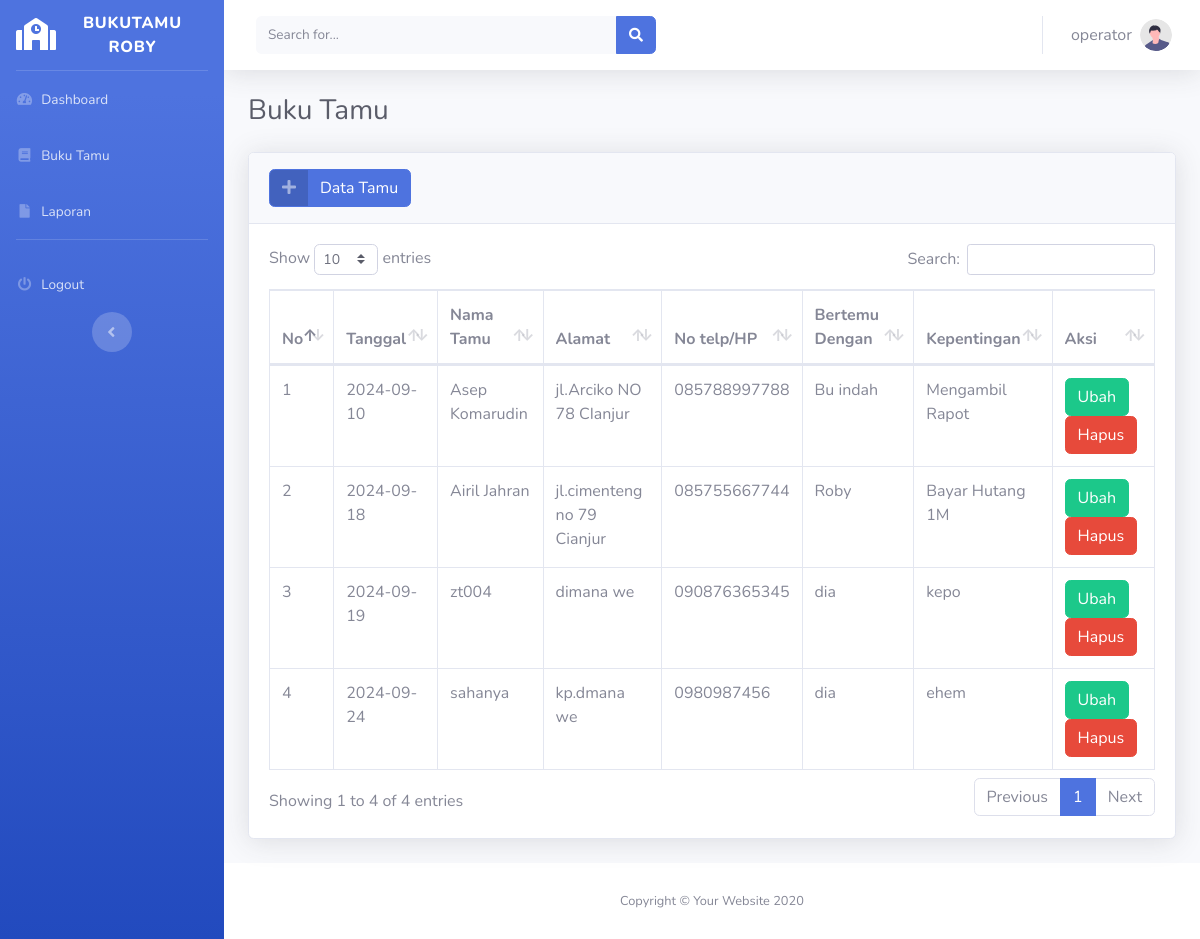
The app's page /buku-tamu.php (signed in) with its own data.
### tables this page shows
CREATE TABLE `tabel_buku_tamu` (
  `id_tamu` varchar(5) NOT NULL,
  `tanggal` date NOT NULL,
  `nama_tamu` varchar(100) NOT NULL,
  `alamat` text NOT NULL,
  `no_hp` varchar(13) NOT NULL,
  `bertemu` varchar(100) NOT NULL,
  `kepentingan` varchar(100) NOT NULL
);

### function.php (called while the page is built, shortened)
<?php
require_once('koneksi.php');
function query($query)
{
    global $koneksi;
    $result = mysqli_query($koneksi, $query);
    $rows = [];
    while ($row = mysqli_fetch_assoc($result)) {
        $rows[] = $row;
    }
    return $rows;
}

### buku-tamu.php (the view, shortened to what this page needs)
<?php
include_once('templates/header.php');
?>
<?php
require_once('function.php');
include_once('templates/header.php');
?>
<div class="container-fluid">
  <h1 class="h3 mb-4 text-gray-800">Buku Tamu</h1>
  <div class="card shadow mb-4">
    <div class="card-header py-3">
      <button type="button" class="btn btn-primary btn-icon-split" data-toggle="modal" data-target="#tambahModal">
        <span class="icon text-white-50">
          <i class="fas fa-plus"></i>
        </span>
        <span class="text">Data Tamu</span>
      </button>
    </div>
    <div class="card-body">
      <div class="table-responsive">
        <table class="table table-bordered" id="dataTable" width="100%" cellspacing="0">
          <thead>
            <tr>
              <th>No</th>
              <th>Tanggal</th>
              <th>Nama Tamu</th>
              <th>Alamat</th>
              <th>No telp/HP</th>
              <th>Bertemu Dengan</th>
              <th>Kepentingan</th>
              <th>Aksi</th>
            </tr>
          </thead>
          <tbody>
            <?php
            $no = 1;
            $buku_tamu = query("SELECT * FROM tabel_buku_tamu");
            foreach ($buku_tamu as $tamu) :
            ?>
              <tr>
                <td><?= $no++; ?></td>
                <td><?= $tamu['tanggal'] ?></td>
                <td><?= $tamu['nama_tamu'] ?></td>
                <td><?= $tamu['alamat'] ?></td>
                <td><?= $tamu['no_hp'] ?></td>
                <td><?= $tamu['bertemu'] ?></td>
                <td><?= $tamu['kepentingan'] ?></td>
                <td>
                  <a class=" btn btn-success" href="edit-tamu.php?id=<?= $tamu['id_tamu'] ?>">Ubah</a>
                  <a onclick="confirm('Apakah anda yakin ingin menghapus data ini?')" class="btn btn-danger" href="hapus-tamu.php?id=<?= $tamu['id_tamu'] ?>">Hapus</a>
                </td>
              </tr>
            <?php endforeach; ?>
          </tbody>
        </table>
      </div>
    </div>
  </div>
  <?php
  include_once('templates/footer.php');
  ?>

### templates/header.php (shortened to what this page needs)
<!DOCTYPE html>
<html lang="en">
<head>
    <link href="assets/vendor/fontawesome-free/css/all.min.css" rel="stylesheet" type="text/css">
    <link href="assets/css/sb-admin-2.min.css" rel="stylesheet">
    <link href="vendor/datatables/dataTables.bootstrap4.min.css" rel="stylesheet">
</head>
<body id="page-top">
    <div id="wrapper">
        <ul class="navbar-nav bg-gradient-primary sidebar sidebar-dark accordion" id="accordionSidebar">
            <a class="sidebar-brand d-flex align-items-center justify-content-center" href="index.html">
                <div class="sidebar-brand-icon">
                    <i class="fas fa-school"></i>
                </div>
                <div class="sidebar-brand-text mx-3">BUKUTAMU <span>Roby</span> </div>
            </a>
            <hr class="sidebar-divider my-0">
            <li class="nav-item">
                <a class="nav-link" href="index.html">
                    <i class="fas fa-fw fa-tachometer-alt"></i>
                    <span>Dashboard</span></a>
            </li>
            <?php if (isset($_SESSION ['role']) && $_SESSION ['role'] != 'admin' ) :?>
            <li class="nav-item">
                <a class="nav-link" href="buku-tamu.php">
                    <i class="fas fa-fw fa-book"></i>
                    <span>Buku Tamu</span></a>
            </li>
            <?php endif ; ?>
            <li class="nav-item">
                <a class="nav-link" href="laporan.php">
                    <i class="fas fa-fw fa-file"></i>
                    <span>Laporan</span></a>
            </li>
            <hr class="sidebar-divider d-none d-md-block">
            <?php
            if(isset($_SESSION['login'])) :
            ?>
            <li class="nav-item">
                <a class="nav-link" href="logout.php">
                <i class="fas fa-fw fa-power-off"></i>
                <span>Logout</span></a>
            </li>
            <?php endif; ?>
            <div class="text-center d-none d-md-inline">
                <button class="rounded-circle border-0" id="sidebarToggle"></button>
            </div>
        </ul>
        <div id="content-wrapper" class="d-flex flex-column">
            <div id="content">
                <nav class="navbar navbar-expand navbar-light bg-white topbar mb-4 static-top shadow">
                    <form
                        class="d-none d-sm-inline-block form-inline mr-auto ml-md-3 my-2 my-md-0 mw-100 navbar-search">
                        <div class="input-group">
                            <input type="text" class="form-control bg-light border-0 small" placeholder="Search for..."
                                aria-label="Search" aria-describedby="basic-addon2">
                            <div class="input-group-append">
                                <button class="btn btn-primary" type="button">
                                    <i class="fas fa-search fa-sm"></i>
                                </button>
                            </div>
                        </div>
                    </form>
                    <ul class="navbar-nav ml-auto">
                        <li class="nav-item dropdown no-arrow">
                            <a class="nav-link dropdown-toggle" href="#" id="userDropdown" role="button"
                                data-toggle="dropdown" aria-haspopup="true" aria-expanded="false">
                                <span class="mr-2 d-none d-lg-inline text-gray-600 xl large"><?= isset($_SESSION['login']) && $_SESSION['login'] == true ? $_SESSION['username'] : '' ?></span>
                                <img class="img-profile rounded-circle"
                                    src="assets/img/undraw_profile.svg">
                            </a>
                        </li>
                    </ul>
                </nav>

### templates/footer.php (shortened to what this page needs)
</div>
<footer class="sticky-footer bg-white">
    <div class="container my-auto">
        <div class="copyright text-center my-auto">
            <span>Copyright &copy; Your Website 2020</span>
        </div>
    </div>
</footer>
</div>
</div>
</body>
</html>

### records on screen
tabel_buku_tamu: tanggal "2024-09-10", nama_tamu "Asep Komarudin", alamat "jl.Arciko NO 78 CIanjur", no_hp "085788997788", bertemu "Bu indah", kepentingan "Mengambil Rapot"
tabel_buku_tamu: tanggal "2024-09-18", nama_tamu "Airil Jahran", alamat "jl.cimenteng no 79 Cianjur", no_hp "085755667744", bertemu "Roby", kepentingan "Bayar Hutang 1M"
tabel_buku_tamu: tanggal "2024-09-19", nama_tamu "zt004", alamat "dimana we", no_hp "090876365345", bertemu "dia", kepentingan "kepo"
tabel_buku_tamu: tanggal "2024-09-24", nama_tamu "sahanya", alamat "kp.dmana we", no_hp "0980987456", bertemu "dia", kepentingan "ehem"

### other values on screen
$_SESSION['username'] "operator"
